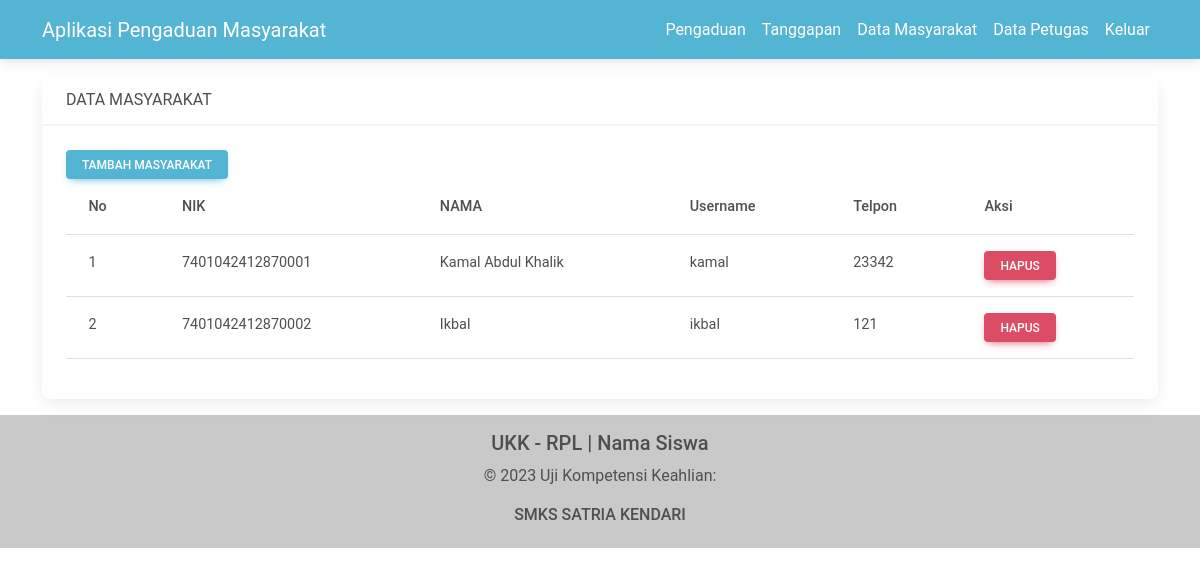
The page /admin/index.php?page=masyarakat (signed in) on the database its author committed.
### tables this page shows
CREATE TABLE `masyarakat` (
  `nik` char(16) NOT NULL,
  `nama` varchar(32) NOT NULL,
  `username` varchar(32) NOT NULL,
  `password` varchar(32) NOT NULL,
  `telpon` varchar(12) NOT NULL,
  `level` varchar(10) NOT NULL
);

### admin/data_masyarakat/hapus_masyarakat.php (the view, shortened to what this page needs)
<a href="" class="btn btn-danger btn-sm" data-mdb-toggle="modal" data-mdb-target="#modalHapusMasyarakat<?php echo $data['nik'] ?>">Hapus</a>

### admin/data_masyarakat/data_masyarakat.php
<div class="container">
    <div class="row mb-3">
        <div class="col-md-12 mt-3">
            <div class="card">
                <div class="card-header">DATA MASYARAKAT</div>
                <div class="card-body">
                    <?php include 'form_tambah_masyarakat.php' ?>
                    <table class="table table-stripped">
                        <thead>
                            <tr>
                                <th>No</th>
                                <th>NIK </th>
                                <th>NAMA</th>
                                <th>Username </th>
                                <th>Telpon </th>
                                <th>Aksi</th>
                            </tr>
                        </thead>
                        <tbody>
                            <?php
                            include '../db/koneksi.php';
                            $no = 1;
                            $query = mysqli_query($koneksi, "SELECT * FROM masyarakat");
                            while ($data = mysqli_fetch_array($query)) { ?>
                                <tr>
                                    <td><?php echo $no++ ?></td>
                                    <td><?php echo $data['nik'] ?></td>
                                    <td><?php echo $data['nama'] ?></td>
                                    <td><?php echo $data['username'] ?></td>
                                    <td><?php echo $data['telpon'] ?></td>
                                    <td><?php include 'hapus_masyarakat.php' ?></td>
                                </tr>
                            <?php } ?>
                        </tbody>
                    </table>
                </div>
            </div>
        </div>
    </div>
</div>

### rows shown on the page
masyarakat: nik "7401042412870001", nama "Kamal Abdul Khalik", username "kamal", telpon "23342"
masyarakat: nik "7401042412870002", nama "Ikbal", username "ikbal", telpon "121"
